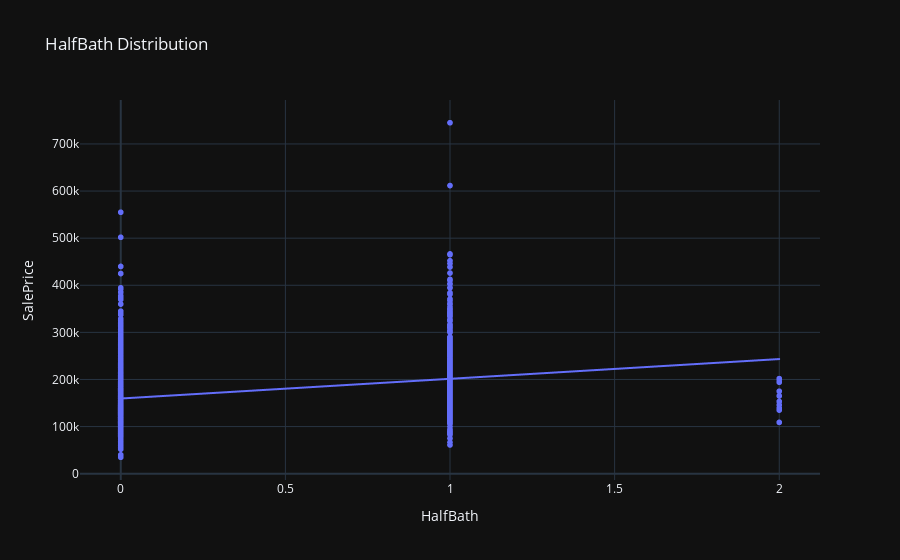

Notebook code for this chart:
### Markdown cell above
# HalfBath Column

### Code cell
fig = px.scatter(df, x = 'HalfBath',
                 y = 'SalePrice',
                 trendline = "ols", title = 'HalfBath Distribution')
fig.show()

### Figure 1 — Plotly figure (JSON) as saved in the notebook; plotly's stock layout.template omitted (floating-point values rounded to 4 significant figures; data arrays with more than 128 entries replaced by an {"elided": "..."} marker saying what was removed)
{"data": [{"hovertemplate": "HalfBath=%{x}<br>SalePrice=%{y}<extra></extra>", "legendgroup": "", "marker": {"color": "#636efa", "symbol": "circle"}, "mode": "markers", "name": "", "showlegend": false, "x": {"elided": "1353 int values"}, "xaxis": "x", "y": {"elided": "1353 int values"}, "yaxis": "y", "type": "scattergl"}, {"hovertemplate": "<b>OLS trendline</b><br>SalePrice = 41900.7 * HalfBath + 159533<br>R<sup>2</sup>=0.085123<br><br>HalfBath=%{x}<br>SalePrice=%{y} <b>(trend)</b><extra></extra>", "legendgroup": "", "marker": {"color": "#636efa", "symbol": "circle"}, "mode": "lines", "name": "", "showlegend": false, "x": {"elided": "1353 int values"}, "xaxis": "x", "y": {"elided": "1353 float values"}, "yaxis": "y", "type": "scattergl"}], "layout": {"xaxis": {"anchor": "y", "domain": [0.0, 1.0], "title": {"text": "HalfBath"}}, "yaxis": {"anchor": "x", "domain": [0.0, 1.0], "title": {"text": "SalePrice"}}, "legend": {"tracegroupgap": 0}, "title": {"text": "HalfBath Distribution"}}}
